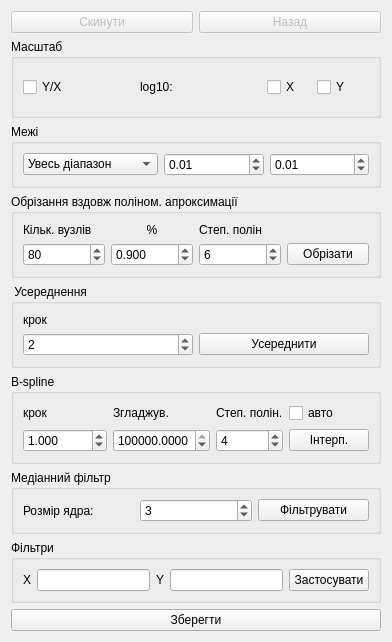
      <widget class="QWidget" name="tab_2">
       <property name="enabled">
        <bool>true</bool>
       </property>
       <attribute name="title">
        <string>Крос</string>
       </attribute>
       <layout class="QVBoxLayout" name="verticalLayout_2">
        <item>
         <layout class="QHBoxLayout" name="horizontalLayout_7">
          <item>
           <widget class="QPushButton" name="cReset">
            <property name="enabled">
             <bool>false</bool>
            </property>
            <property name="text">
             <string>Скинути</string>
            </property>
           </widget>
          </item>
          <item>
           <widget class="QPushButton" name="cUndo">
            <property name="enabled">
             <bool>false</bool>
            </property>
            <property name="text">
             <string>Назад</string>
            </property>
           </widget>
          </item>
         </layout>
        </item>
        <item>
         <widget class="QGroupBox" name="groupBox_4">
          <property name="enabled">
           <bool>true</bool>
          </property>
          <property name="title">
           <string>Масштаб</string>
          </property>
          <layout class="QHBoxLayout" name="horizontalLayout_15">
           <item>
            <widget class="QCheckBox" name="cY_XScale">
             <property name="text">
              <string>Y/X</string>
             </property>
            </widget>
           </item>
           <item>
            <widget class="QLabel" name="label_31">
             <property name="text">
              <string>log10:</string>
             </property>
            </widget>
           </item>
           <item>
            <widget class="QWidget" name="cLogScale" native="true">
             <layout class="QHBoxLayout" name="horizontalLayout_3">
              <item>
               <widget class="QCheckBox" name="cXLogScale">
                <property name="enabled">
                 <bool>true</bool>
                </property>
                <property name="text">
                 <string>X</string>
                </property>
               </widget>
              </item>
              <item>
               <widget class="QCheckBox" name="cYLogScale">
                <property name="enabled">
                 <bool>true</bool>
                </property>
                <property name="text">
                 <string>Y</string>
                </property>
               </widget>
              </item>
             </layout>
            </widget>
           </item>
          </layout>
         </widget>
        </item>
        <item>
         <widget class="QGroupBox" name="groupBox_6">
          <property name="title">
           <string>Межі</string>
          </property>
          <layout class="QHBoxLayout" name="horizontalLayout_17">
           <item>
            <widget class="QComboBox" name="cAllSliceConcat">
             <item>
              <property name="text">
               <string>Увесь діапазон</string>
              </property>
             </item>
             <item>
              <property name="text">
               <string>Вирізати</string>
              </property>
             </item>
             <item>
              <property name="text">
               <string>Обробити частину</string>
              </property>
             </item>
            </widget>
           </item>
           <item>
            <widget class="QDoubleSpinBox" name="cStart">
             <property name="inputMethodHints">
              <set>Qt::ImhFormattedNumbersOnly|Qt::ImhPreferNumbers</set>
             </property>
             <property name="minimum">
              <double>-1000.000000000000000</double>
             </property>
             <property name="maximum">
              <double>9999.000000000000000</double>
             </property>
             <property name="singleStep">
              <double>0.500000000000000</double>
             </property>
             <property name="value">
              <double>0.010000000000000</double>
             </property>
            </widget>
           </item>
           <item>
            <widget class="QDoubleSpinBox" name="cEnd">
             <property name="inputMethodHints">
              <set>Qt::ImhFormattedNumbersOnly|Qt::ImhPreferNumbers</set>
             </property>
             <property name="minimum">
              <double>-1000.000000000000000</double>
             </property>
             <property name="maximum">
              <double>9999999.000000000000000</double>
             </property>
             <property name="singleStep">
              <double>0.500000000000000</double>
             </property>
             <property name="value">
              <double>0.010000000000000</double>
             </property>
            </widget>
           </item>
          </layout>
         </widget>
        </item>
        <item>
         <widget class="QGroupBox" name="groupBox_5">
          <property name="title">
           <string>Обрізання вздовж поліном. апроксимації</string>
          </property>
          <layout class="QGridLayout" name="gridLayout_6">
           <item row="0" column="0">
            <widget class="QLabel" name="label_10">
             <property name="text">
              <string>Кільк. вузлів</string>
             </property>
            </widget>
           </item>
           <item row="0" column="2">
            <widget class="QLabel" name="label_12">
             <property name="text">
              <string>Степ. полін</string>
             </property>
            </widget>
           </item>
           <item row="1" column="1">
            <widget class="QDoubleSpinBox" name="cPolyP">
             <property name="toolTip">
              <string>Відсоток від максимального відхилення</string>
             </property>
             <property name="decimals">
              <number>3</number>
             </property>
             <property name="minimum">
              <double>0.001000000000000</double>
             </property>
             <property name="maximum">
              <double>999.000000000000000</double>
             </property>
             <property name="singleStep">
              <double>0.010000000000000</double>
             </property>
             <property name="value">
              <double>0.900000000000000</double>
             </property>
            </widget>
           </item>
           <item row="1" column="2">
            <widget class="QDoubleSpinBox" name="cPolyM">
             <property name="decimals">
              <number>0</number>
             </property>
             <property name="value">
              <double>6.000000000000000</double>
             </property>
            </widget>
           </item>
           <item row="0" column="1">
            <widget class="QLabel" name="label_11">
             <property name="text">
              <string>%</string>
             </property>
             <property name="alignment">
              <set>Qt::AlignCenter</set>
             </property>
            </widget>
           </item>
           <item row="1" column="0">
            <widget class="QDoubleSpinBox" name="cPolyN">
             <property name="toolTip">
              <string>Розмір порцій, для яких буде проводитись обробка</string>
             </property>
             <property name="decimals">
              <number>0</number>
             </property>
             <property name="minimum">
              <double>0.000000000000000</double>
             </property>
             <property name="maximum">
              <double>9999.000000000000000</double>
             </property>
             <property name="value">
              <double>80.000000000000000</double>
             </property>
            </widget>
           </item>
           <item row="1" column="3">
            <widget class="QPushButton" name="cPolyOk">
             <property name="text">
              <string>Обрізати</string>
             </property>
            </widget>
           </item>
          </layout>
         </widget>
        </item>
        <item>
         <widget class="QGroupBox" name="groupBox_7">
          <property name="title">
           <string> Усереднення</string>
          </property>
          <layout class="QGridLayout" name="gridLayout">
           <item row="0" column="0">
            <widget class="QLabel" name="label_14">
             <property name="text">
              <string>крок</string>
             </property>
            </widget>
           </item>
           <item row="1" column="0">
            <widget class="QDoubleSpinBox" name="cAverageStep">
             <property name="toolTip">
              <string>Розмір порцій, для яких буде проводитись усереднення</string>
             </property>
             <property name="decimals">
              <number>0</number>
             </property>
             <property name="minimum">
              <double>1.000000000000000</double>
             </property>
             <property name="maximum">
              <double>999999999.000000000000000</double>
             </property>
             <property name="singleStep">
              <double>1.000000000000000</double>
             </property>
             <property name="value">
              <double>2.000000000000000</double>
             </property>
            </widget>
           </item>
           <item row="1" column="1">
            <widget class="QPushButton" name="cAverageOk">
             <property name="text">
              <string>Усереднити</string>
             </property>
            </widget>
           </item>
          </layout>
         </widget>
        </item>
        <item>
         <widget class="QGroupBox" name="groupBox_8">
          <property name="title">
           <string>В-spline</string>
          </property>
          <layout class="QGridLayout" name="gridLayout_7">
           <item row="0" column="0">
            <widget class="QLabel" name="label_16">
             <property name="text">
              <string>крок</string>
             </property>
            </widget>
           </item>
           <item row="0" column="1">
            <widget class="QLabel" name="label_17">
             <property name="text">
              <string>Згладжув.</string>
             </property>
            </widget>
           </item>
           <item row="0" column="2">
            <widget class="QLabel" name="label_4">
             <property name="text">
              <string>Степ. полін.</string>
             </property>
            </widget>
           </item>
           <item row="1" column="0">
            <widget class="QDoubleSpinBox" name="cB_splineStep">
             <property name="decimals">
              <number>3</number>
             </property>
             <property name="minimum">
              <double>0.001000000000000</double>
             </property>
             <property name="maximum">
              <double>99999.000000000000000</double>
             </property>
             <property name="singleStep">
              <double>0.500000000000000</double>
             </property>
             <property name="value">
              <double>1.000000000000000</double>
             </property>
            </widget>
           </item>
           <item row="1" column="1">
            <widget class="QDoubleSpinBox" name="cB_splineS">
             <property name="decimals">
              <number>4</number>
             </property>
             <property name="minimum">
              <double>0.000000000000000</double>
             </property>
             <property name="maximum">
              <double>999999999.000000000000000</double>
             </property>
             <property name="singleStep">
              <double>0.050000000000000</double>
             </property>
             <property name="value">
              <double>1500000.000000000000000</double>
             </property>
            </widget>
           </item>
           <item row="1" column="2">
            <widget class="QDoubleSpinBox" name="cB_splineK">
             <property name="decimals">
              <number>0</number>
             </property>
             <property name="maximum">
              <double>5.000000000000000</double>
             </property>
             <property name="value">
              <double>4.000000000000000</double>
             </property>
            </widget>
           </item>
           <item row="1" column="3">
            <widget class="QPushButton" name="cB_splineOk">
             <property name="text">
              <string>Інтерп.</string>
             </property>
            </widget>
           </item>
           <item row="0" column="3">
            <widget class="QCheckBox" name="cAutoB_splineS">
             <property name="text">
              <string>авто</string>
             </property>
            </widget>
           </item>
          </layout>
         </widget>
        </item>
        <item>
         <widget class="QGroupBox" name="groupBox_9">
          <property name="title">
           <string>Медіанний фільтр</string>
          </property>
          <layout class="QHBoxLayout" name="horizontalLayout_12">
           <item>
            <widget class="QLabel" name="label_18">
             <property name="text">
              <string>Розмір ядра:</string>
             </property>
            </widget>
           </item>
           <item>
            <widget class="QSpinBox" name="cMedFiltS">
             <property name="minimum">
              <number>1</number>
             </property>
             <property name="singleStep">
              <number>2</number>
             </property>
             <property name="value">
              <number>3</number>
             </property>
            </widget>
           </item>
           <item>
            <widget class="QPushButton" name="cMedFilt">
             <property name="text">
              <string>Фільтрувати</string>
             </property>
            </widget>
           </item>
          </layout>
         </widget>
        </item>
        <item>
         <widget class="QGroupBox" name="groupBox_21">
          <property name="title">
           <string>Фільтри</string>
          </property>
          <layout class="QHBoxLayout" name="horizontalLayout_22">
           <item>
            <widget class="QLabel" name="label_19">
             <property name="text">
              <string>X</string>
             </property>
            </widget>
           </item>
           <item>
            <widget class="QLineEdit" name="cXFilt">
             <property name="enabled">
              <bool>true</bool>
             </property>
             <property name="maxLength">
              <number>100</number>
             </property>
            </widget>
           </item>
           <item>
            <widget class="QLabel" name="label_27">
             <property name="text">
              <string>Y</string>
             </property>
            </widget>
           </item>
           <item>
            <widget class="QLineEdit" name="cYFilt">
             <property name="enabled">
              <bool>true</bool>
             </property>
             <property name="maxLength">
              <number>100</number>
             </property>
            </widget>
           </item>
           <item>
            <widget class="QPushButton" name="cFiltOk">
             <property name="text">
              <string>Застосувати</string>
             </property>
            </widget>
           </item>
          </layout>
         </widget>
        </item>
        <item>
         <widget class="QPushButton" name="cSave">
          <property name="text">
           <string>Зберегти</string>
          </property>
         </widget>
        </item>
       </layout>
      </widget>
